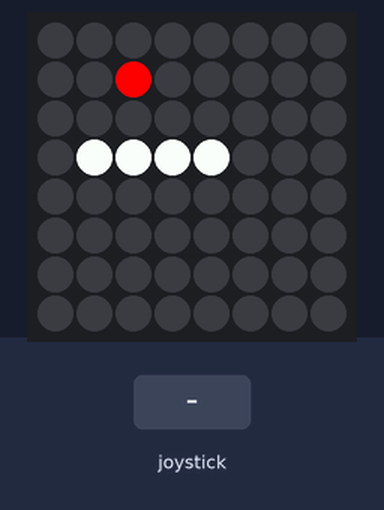
The program below on a simulated Raspberry Pi (BCM pin numbers) with a Sense HAT. Parts: the Sense HAT's 8×8 RGB LED matrix. Inputs (shaded band) come from the test bench. Random numbers come from a fixed seed; the 64×8 strip is a reading aid, not a part: it shows the text the matrix is scrolling, unrolled, one strip-width of it at a time.

Above: at 1.2 s.
1.3 s: joystick pushed down
At 2.3 s:
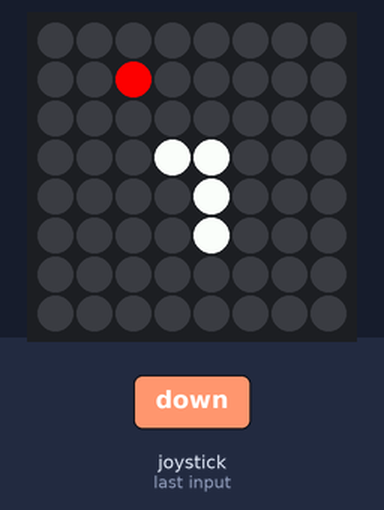
4.3 s: joystick pushed left
At 6.5 s:
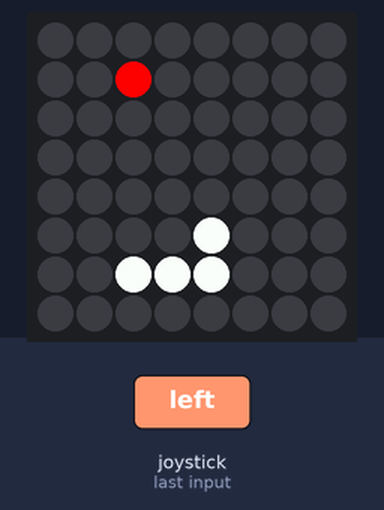
7.2 s: joystick pushed up
At 8.0 s:
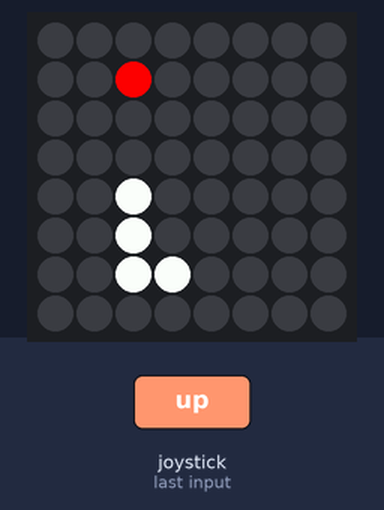
10.2 s: joystick pushed right
At 12.2 s:
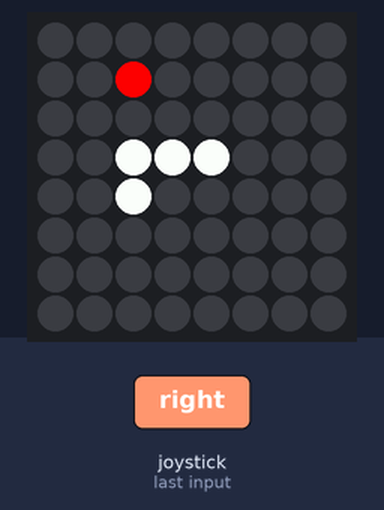
12.9 s: joystick pushed up
At 13.7 s:
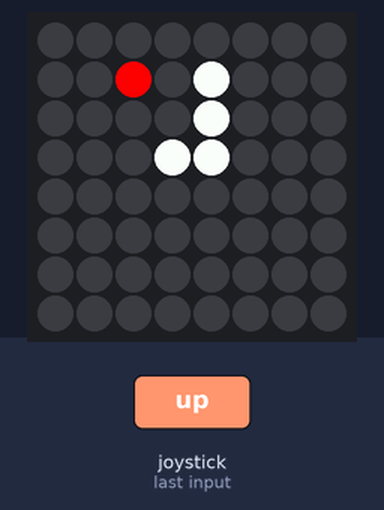
15.9 s: joystick pushed left
At 17.9 s:
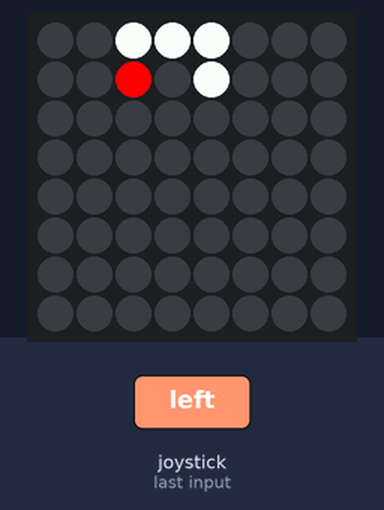
Timing chart, 0 to 19.4 s (numbered marks = the images above; inputs shaded):
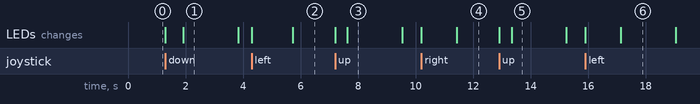

The program:

main.py
```python
# --------------------------------- #
# --- Importation des libraries --- #
from sense_hat import SenseHat
import time
import random

# --------------------------------- #
# --- Declaration des variables --- #
s = SenseHat()
#s.set_imu_config(False, True, False)
last_direction = 'right'

red = (255, 0, 0)
white = (255, 255, 255)
green = (0, 255, 0)
nothing = (0, 0, 0)

listX = [3, 2, 1, 0]
listY = [3, 3, 3, 3]

appleX = 0
appleY = 0
score = 0
level = 1
appleCount = 0

#Variables pour gyroscope
'''
global orientation
orientation = s.get_orientation()

global left
left = False
global leftOr
leftOr = 0
global right
right = False
global rightOr
rightOr = 0
global top
top = False
global topOr
topOr = 0
global bottom
bottom = False
global bottomOr
bottomOr = 0

global playModeRoll
playModeRoll = True
'''
# Variable de vérification
global on
on = True


def getOn():
    return on


def setOn(temp):
    global on
    on = temp

# --------------------------------- #
# ----------- Fonctions ----------- #
# Fonction pour l'affichage du snake et des pommes
def update_screen():
    s.clear()
    s.set_pixel(listX[0], listY[0], white)
    s.set_pixel(listX[1], listY[1], white)
    s.set_pixel(listX[2], listY[2], white)
    s.set_pixel(listX[3], listY[3], white)
    s.set_pixel(appleX, appleY, red)

# Fonction de génération aléatoire de pommes ( une à la fois )
def setup_apple():
    global appleX
    global appleY
    posOK = False
    while not posOK:
        appleX = random.randint(0, 7)
        appleY = random.randint(0, 7)
        i = 0
        posOK = True
        while i < 4:
            if listX[i] == appleX and listY[i] == appleY:
                posOK = False
            i += 1

# Fonction de vérification si une pomme a été mangée
def check_apple():
    global score
    global appleCount
    global level
    if listX[0] == appleX and listY[0] == appleY:
        score += 1*level
        appleCount += 1
        if appleCount % 2 == 0:
            level += 1
            setOn(False)
            s.show_message("Level " + str(level), 0.05, green)
            s.stick.get_events().clear()
            update_screen()
        setup_apple()
    setOn(True)

# Fonction qui met à jour la position du snake sur le tableau de pixels
def move_body():
    listX[3] = listX[2]
    listX[2] = listX[1]
    listX[1] = listX[0]
    listY[3] = listY[2]
    listY[2] = listY[1]
    listY[1] = listY[0]

# Fonction lié aux événements du joystick
def move(event):
    global appleCount
    if getOn():
        if event.action in ('pressed', 'held'):
            global last_direction
            if event.direction == 'up': # Avance vers le haut
                if last_direction != 'down':
                    if listY[0] > 0:
                        move_body() # Déplacement du snake
                        listY[0] = listY[0] - 1
                        check_apple() # Vérification si une pomme a été mangée
                        last_direction = event.direction # Pour le move auto
                    else:
                        game_over()
            elif event.direction == 'down': # Avance vers le bas
                if last_direction != 'up':
                    if listY[0] < 7:
                        move_body()
                        listY[0] = listY[0] + 1
                        check_apple()
                        last_direction = event.direction
                    else:
                        game_over()
            elif event.direction == 'left': # Avance vers la gauche
                if last_direction != 'right':
                    if listX[0] > 0:
                        move_body()
                        listX[0] = listX[0] - 1
                        check_apple()
                        last_direction = event.direction
                    else:
                        game_over()
            elif event.direction == 'right': # Avance vers la droite
                if last_direction != 'left':
                    if listX[0] < 7:
                        move_body()
                        listX[0] = listX[0] + 1
                        check_apple()
                        last_direction = event.direction
                    else:
                        game_over()

# Fonction qui gère le déplacement automatique du snake
def move_auto():
    if last_direction == 'left': # Avance automatiquement vers la gauche
        if listX[0] > 0:
            move_body()
            listX[0] = listX[0] - 1
            check_apple()
            update_screen()
        else:
            game_over()
    elif last_direction == 'right': # Avance automatiquement vers la droite
        if listX[0] < 7:
            move_body()
            listX[0] = listX[0] + 1
            check_apple()
            update_screen()
        else:
            game_over()
    elif last_direction == 'up': # Avance automatiquement vers le haut
        if listY[0] > 0:
            move_body()
            listY[0] = listY[0] - 1
            check_apple()
            update_screen()
        else:
            game_over()
    elif last_direction == 'down': # Avance automatiquement vers le bas
        if listY[0] < 7:
            move_body()
            listY[0] = listY[0] + 1
            check_apple()
            update_screen()
        else:
            game_over()


#Fonctions pour mouvements avec gyroscope
'''
def check():
    if orientation['pitch'] > 300 and orientation['pitch'] < 345:
        #droite
        global right
        global rightOr
        right = True
        rightOr = 345 - orientation['pitch']

    if orientation['pitch'] > 15 and orientation['pitch'] < 60:
        #gauche
        global left
        global leftOr
        left = True
        leftOr = 15 + orientation['pitch']

    if orientation['roll'] > 300 and orientation['roll'] < 345:
        #haut
        global top
        global topOr
        top = True
        topOr = 345 - orientation['roll']

    if orientation['roll'] > 15 and orientation['roll'] < 60:
        #bas
        global bottom
        global bottomOr
        bottom = True
        bottomOr = 15 + orientation['roll']

    doTheMove()


def doTheMove():
    if left:
        if top:
            if leftOr > topOr:
                if listX[0] > 0:
                    move_body()
                    listX[0] = listX[0] - 1
                    check_apple()
                    update_screen()
                    last_direction = 'left'
                else:
                    game_over()
            elif topOr >= leftOr:
                 if listY[0] > 0:
                    move_body()
                    listY[0] = listY[0] - 1
                    check_apple()
                    update_screen()
                    last_direction = 'up'
                else:
                    game_over()
        elif bottom:
            if leftOr > bottomOr:
                if listX[0] > 0:
                    move_body()
                    listX[0] = listX[0] - 1
                    check_apple()
                    update_screen()
                    last_direction = 'left'
                else:
                    game_over()
            elif bottomOr >= leftOr:
                if listY[0] < 7:
                    move_body()
                    listY[0] = listY[0] + 1
                    check_apple()
                    update_screen()
                    last_direction = 'down'
                else:
                    game_over()
        else:
            if listX[0] > 0:
                move_body()
                listX[0] = listX[0] - 1
                check_apple()
                update_screen()
                last_direction = 'left'
            else:
                game_over()
    elif right:
        if top:
            if rightOr > topOr:
                if listX[0] > 0:
                    move_body()
                    listX[0] = listX[0] - 1
                    check_apple()
                    update_screen()
                    last_direction = 'right'
                else:
                    game_over()
            elif topOr >= rightOr:
                if listY[0] > 0:
                    move_body()
                    listY[0] = listY[0] - 1
                    check_apple()
                    update_screen()
                    last_direction = 'up'
                else:
                    game_over()
        elif bottom:
            if rightOr > bottomOr:
                if listX[0] > 0:
                    move_body()
                    listX[0] = listX[0] - 1
                    check_apple()
                    update_screen()
                    last_direction = 'right'
                else:
                    game_over()
            elif bottomOr >= rightOr:
                if listY[0] < 7:
                    move_body()
                    listY[0] = listY[0] + 1
                    check_apple()
                    update_screen()
                    last_direction = 'down'
                else:
                    game_over()
        else:
            if listX[0] > 0:
                move_body()
                listX[0] = listX[0] - 1
                check_apple()
                update_screen()
                last_direction = 'right'
            else:
                game_over()
    elif top:
        if listY[0] > 0:
            move_body()
            listY[0] = listY[0] - 1
            check_apple()
            update_screen()
            last_direction = 'up'
        else:
            game_over()
    elif bottom:
        if listY[0] < 7:
            move_body()
            listY[0] = listY[0] + 1
            check_apple()
            update_screen()
            last_direction = 'down'
        else:
            game_over()
    else:
        move_auto()

'''

# Fonction de fin de jeu
def game_over():
    global last_direction
    global score
    global level
    global appleCount
    s.clear()
    setOn(False)
    s.show_message("GAME OVER: " + str(score) + " points", 0.05, red)
    setOn(True)
    # Réinitialisation des variables pour une nouvelle partie
    listX[3] = 0
    listX[2] = 1
    listX[1] = 2
    listX[0] = 3
    listY[3] = 3
    listY[2] = 3
    listY[1] = 3
    listY[0] = 3
    last_direction = 'right'
    setup_apple()
    score = 0
    level = 1
    appleCount = 0

# Fonction principale qui fait tourner le jeu et qui gère la difficulté
def run():
    global orientation
    while True:
        while getOn():
            move_auto()
            if level < 34:
                time.sleep(2 - (level * 0.1))
            else:
                time.sleep(0.3)

        #Boucle pour jouer avec le gyroscope
        '''
        while playModeRoll:
            check()
            orientation = s.get_orientation()
            left = False
            right = False
            top = False
            bottom = False
            if level < 34:
                time.sleep(2 - (level * 0.1))
            else:
                time.sleep(0.3)

        '''
        time.sleep(1)

# --------------------------------- #
# ---- Gestion des événements ----- #
s.stick.direction_up = move
s.stick.direction_down = move
s.stick.direction_left = move
s.stick.direction_right = move
s.stick.direction_any = update_screen

# --------------------------------- #
# --- Appel des fonctions de jeu ---#
setup_apple()
update_screen()

run()
```

Measured:
- what the display in image 1 shows lasts 1.9 s, from 1.9 s to 3.8 s
